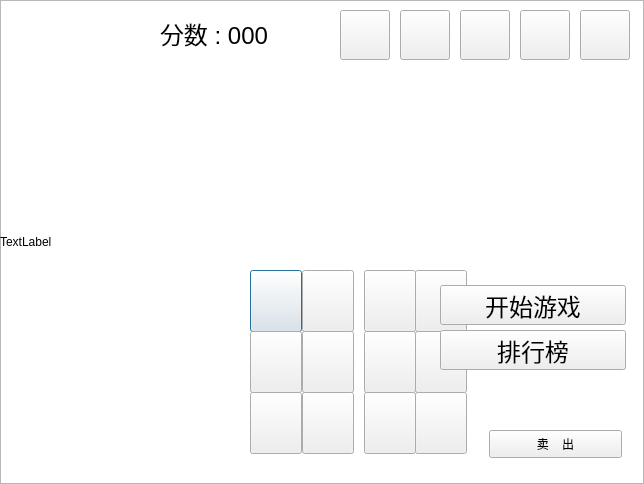
<?xml version="1.0" encoding="UTF-8"?>
<ui version="4.0">
 <class>storeDialog</class>
 <widget class="QDialog" name="storeDialog">
  <property name="geometry">
   <rect>
    <x>0</x>
    <y>0</y>
    <width>644</width>
    <height>484</height>
   </rect>
  </property>
  <property name="windowTitle">
   <string>storeDialog</string>
  </property>
  <widget class="QGraphicsView" name="graphicsView">
   <property name="geometry">
    <rect>
     <x>0</x>
     <y>0</y>
     <width>644</width>
     <height>484</height>
    </rect>
   </property>
  </widget>
  <widget class="QPushButton" name="pushButton_1">
   <property name="geometry">
    <rect>
     <x>250</x>
     <y>270</y>
     <width>52</width>
     <height>62</height>
    </rect>
   </property>
   <property name="text">
    <string/>
   </property>
  </widget>
  <widget class="QPushButton" name="pushButton_2">
   <property name="geometry">
    <rect>
     <x>302</x>
     <y>270</y>
     <width>52</width>
     <height>62</height>
    </rect>
   </property>
   <property name="text">
    <string/>
   </property>
  </widget>
  <widget class="QPushButton" name="pushButton_3">
   <property name="geometry">
    <rect>
     <x>250</x>
     <y>331</y>
     <width>52</width>
     <height>62</height>
    </rect>
   </property>
   <property name="text">
    <string/>
   </property>
  </widget>
  <widget class="QPushButton" name="pushButton_4">
   <property name="geometry">
    <rect>
     <x>302</x>
     <y>331</y>
     <width>52</width>
     <height>62</height>
    </rect>
   </property>
   <property name="text">
    <string/>
   </property>
  </widget>
  <widget class="QPushButton" name="pushButton_5">
   <property name="geometry">
    <rect>
     <x>250</x>
     <y>392</y>
     <width>52</width>
     <height>62</height>
    </rect>
   </property>
   <property name="text">
    <string/>
   </property>
  </widget>
  <widget class="QPushButton" name="pushButton_6">
   <property name="geometry">
    <rect>
     <x>302</x>
     <y>392</y>
     <width>52</width>
     <height>62</height>
    </rect>
   </property>
   <property name="text">
    <string/>
   </property>
  </widget>
  <widget class="QPushButton" name="pushButton_7">
   <property name="geometry">
    <rect>
     <x>364</x>
     <y>270</y>
     <width>52</width>
     <height>62</height>
    </rect>
   </property>
   <property name="text">
    <string/>
   </property>
  </widget>
  <widget class="QPushButton" name="pushButton_8">
   <property name="geometry">
    <rect>
     <x>415</x>
     <y>270</y>
     <width>52</width>
     <height>62</height>
    </rect>
   </property>
   <property name="text">
    <string/>
   </property>
  </widget>
  <widget class="QPushButton" name="pushButton_9">
   <property name="geometry">
    <rect>
     <x>364</x>
     <y>331</y>
     <width>52</width>
     <height>62</height>
    </rect>
   </property>
   <property name="text">
    <string/>
   </property>
  </widget>
  <widget class="QPushButton" name="pushButton_10">
   <property name="geometry">
    <rect>
     <x>415</x>
     <y>331</y>
     <width>52</width>
     <height>62</height>
    </rect>
   </property>
   <property name="text">
    <string/>
   </property>
  </widget>
  <widget class="QPushButton" name="pushButton_11">
   <property name="geometry">
    <rect>
     <x>364</x>
     <y>392</y>
     <width>52</width>
     <height>62</height>
    </rect>
   </property>
   <property name="text">
    <string/>
   </property>
  </widget>
  <widget class="QPushButton" name="pushButton_12">
   <property name="geometry">
    <rect>
     <x>415</x>
     <y>392</y>
     <width>52</width>
     <height>62</height>
    </rect>
   </property>
   <property name="text">
    <string/>
   </property>
  </widget>
  <widget class="QPushButton" name="pushButton_13">
   <property name="geometry">
    <rect>
     <x>489</x>
     <y>430</y>
     <width>133</width>
     <height>28</height>
    </rect>
   </property>
   <property name="font">
    <font>
     <pointsize>9</pointsize>
    </font>
   </property>
   <property name="styleSheet">
    <string notr="true"/>
   </property>
   <property name="text">
    <string>卖    出</string>
   </property>
  </widget>
  <widget class="QPushButton" name="pushButton_14">
   <property name="geometry">
    <rect>
     <x>580</x>
     <y>10</y>
     <width>50</width>
     <height>50</height>
    </rect>
   </property>
   <property name="font">
    <font>
     <pointsize>9</pointsize>
    </font>
   </property>
   <property name="styleSheet">
    <string notr="true"/>
   </property>
   <property name="text">
    <string/>
   </property>
  </widget>
  <widget class="QPushButton" name="pushButton_15">
   <property name="geometry">
    <rect>
     <x>520</x>
     <y>10</y>
     <width>50</width>
     <height>50</height>
    </rect>
   </property>
   <property name="font">
    <font>
     <pointsize>9</pointsize>
    </font>
   </property>
   <property name="styleSheet">
    <string notr="true"/>
   </property>
   <property name="text">
    <string/>
   </property>
  </widget>
  <widget class="QPushButton" name="pushButton_16">
   <property name="geometry">
    <rect>
     <x>460</x>
     <y>10</y>
     <width>50</width>
     <height>50</height>
    </rect>
   </property>
   <property name="font">
    <font>
     <pointsize>9</pointsize>
    </font>
   </property>
   <property name="styleSheet">
    <string notr="true"/>
   </property>
   <property name="text">
    <string/>
   </property>
  </widget>
  <widget class="QPushButton" name="pushButton_17">
   <property name="geometry">
    <rect>
     <x>400</x>
     <y>10</y>
     <width>50</width>
     <height>50</height>
    </rect>
   </property>
   <property name="font">
    <font>
     <pointsize>9</pointsize>
    </font>
   </property>
   <property name="styleSheet">
    <string notr="true"/>
   </property>
   <property name="text">
    <string/>
   </property>
  </widget>
  <widget class="QPushButton" name="pushButton_18">
   <property name="geometry">
    <rect>
     <x>340</x>
     <y>10</y>
     <width>50</width>
     <height>50</height>
    </rect>
   </property>
   <property name="font">
    <font>
     <pointsize>9</pointsize>
    </font>
   </property>
   <property name="styleSheet">
    <string notr="true"/>
   </property>
   <property name="text">
    <string/>
   </property>
  </widget>
  <widget class="QLabel" name="label">
   <property name="geometry">
    <rect>
     <x>160</x>
     <y>13</y>
     <width>161</width>
     <height>41</height>
    </rect>
   </property>
   <property name="font">
    <font>
     <pointsize>18</pointsize>
    </font>
   </property>
   <property name="text">
    <string>分数 : 000</string>
   </property>
  </widget>
  <widget class="QLabel" name="label_2">
   <property name="geometry">
    <rect>
     <x>510</x>
     <y>280</y>
     <width>52</width>
     <height>62</height>
    </rect>
   </property>
   <property name="text">
    <string>TextLabel</string>
   </property>
  </widget>
  <widget class="QLabel" name="label_3">
   <property name="geometry">
    <rect>
     <x>550</x>
     <y>330</y>
     <width>52</width>
     <height>62</height>
    </rect>
   </property>
   <property name="text">
    <string>TextLabel</string>
   </property>
  </widget>
  <widget class="QFrame" name="frame">
   <property name="geometry">
    <rect>
     <x>0</x>
     <y>0</y>
     <width>644</width>
     <height>484</height>
    </rect>
   </property>
   <property name="styleSheet">
    <string notr="true"/>
   </property>
   <property name="frameShape">
    <enum>QFrame::StyledPanel</enum>
   </property>
   <property name="frameShadow">
    <enum>QFrame::Raised</enum>
   </property>
   <widget class="QPushButton" name="pushButton">
    <property name="geometry">
     <rect>
      <x>440</x>
      <y>285</y>
      <width>186</width>
      <height>40</height>
     </rect>
    </property>
    <property name="font">
     <font>
      <pointsize>18</pointsize>
     </font>
    </property>
    <property name="text">
     <string>开始游戏</string>
    </property>
   </widget>
   <widget class="QLabel" name="label_4">
    <property name="geometry">
     <rect>
      <x>0</x>
      <y>0</y>
      <width>644</width>
      <height>484</height>
     </rect>
    </property>
    <property name="text">
     <string>TextLabel</string>
    </property>
   </widget>
   <widget class="QPushButton" name="pushButton_19">
    <property name="geometry">
     <rect>
      <x>440</x>
      <y>330</y>
      <width>186</width>
      <height>40</height>
     </rect>
    </property>
    <property name="font">
     <font>
      <pointsize>18</pointsize>
     </font>
    </property>
    <property name="text">
     <string>排行榜</string>
    </property>
   </widget>
   <zorder>label_4</zorder>
   <zorder>pushButton</zorder>
   <zorder>pushButton_19</zorder>
  </widget>
 </widget>
 <layoutdefault spacing="6" margin="11"/>
 <resources/>
 <connections/>
</ui>
